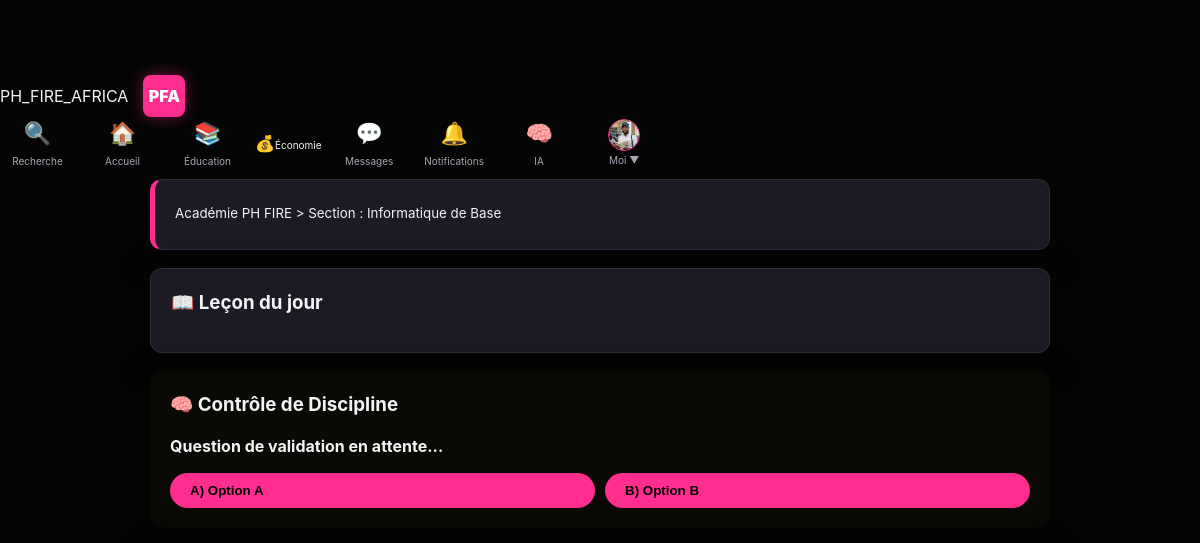
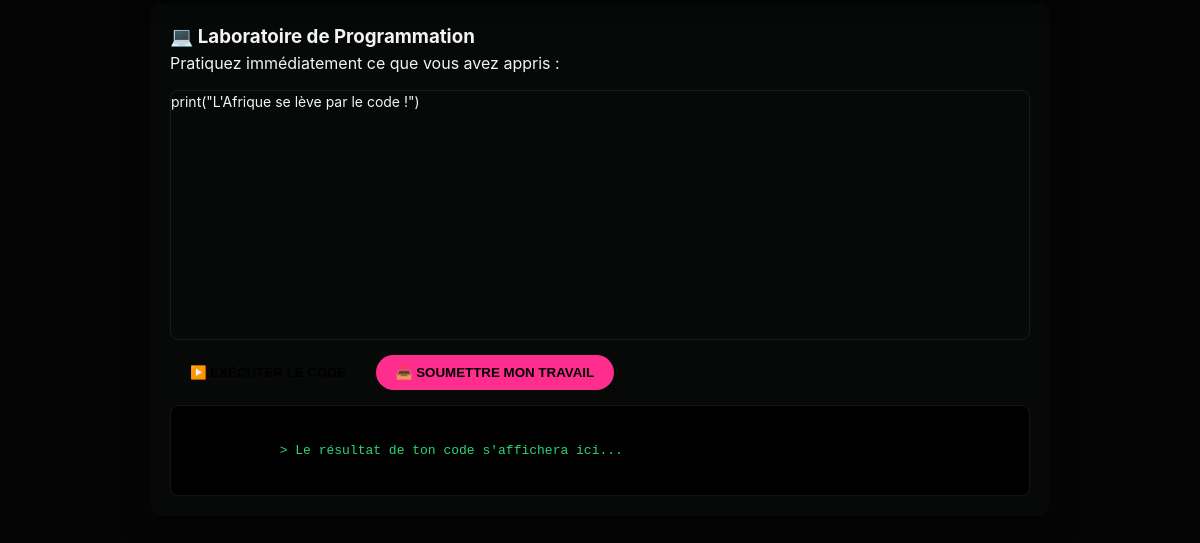
The page /academie/lecon/6 (signed in) on the database as committed earlier (2 pictures, top to bottom).
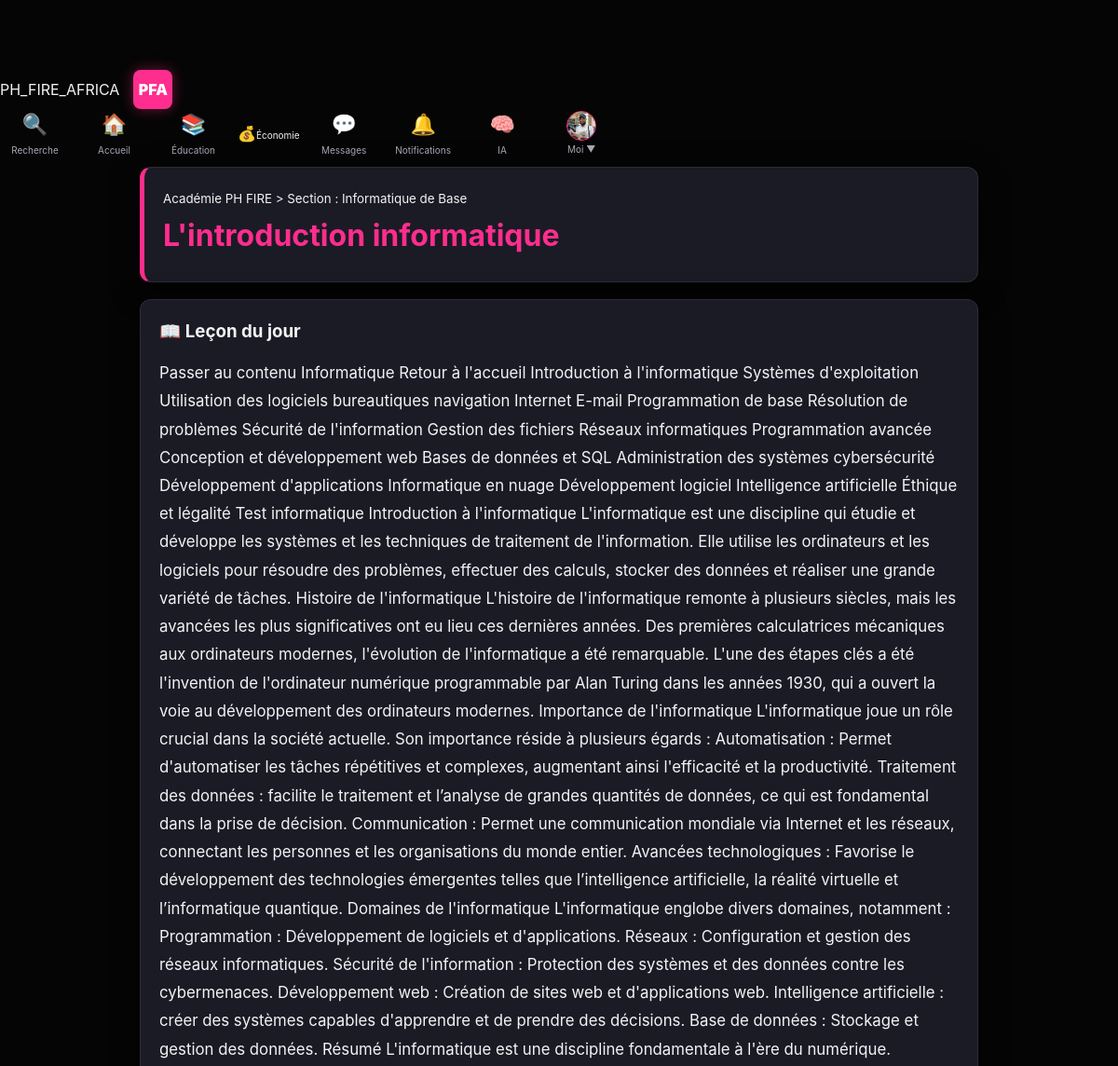
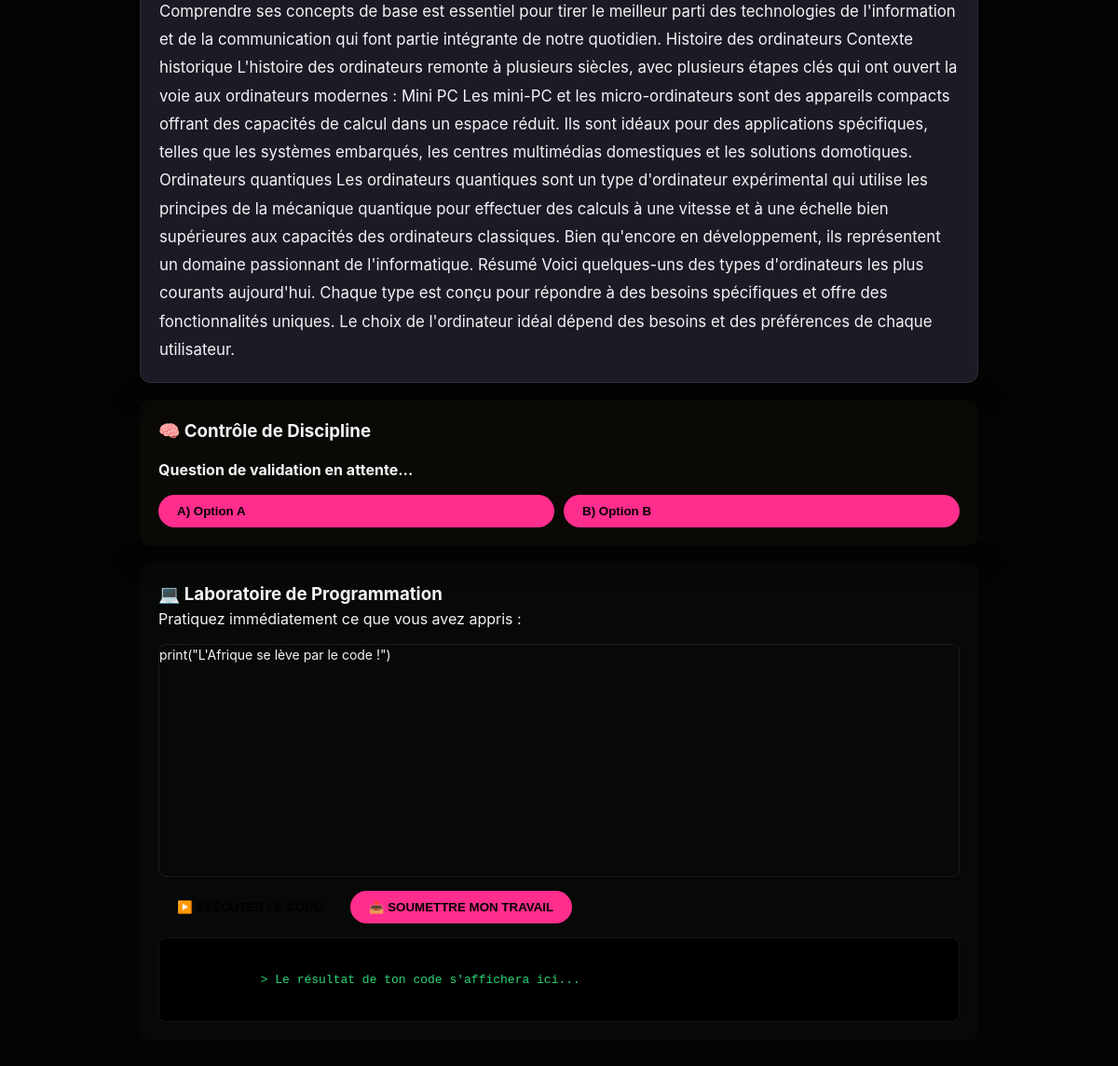
The same page on the database as committed later (2 pictures, top to bottom).
### tables this page shows
CREATE TABLE lessons (id INTEGER PRIMARY KEY AUTOINCREMENT, module_id INT REFERENCES modules(id), contenu TEXT, exercice_obligatoire BOOLEAN, titre TEXT, image_filename TEXT, video_filename TEXT);

### app.py (the view)
    @app.get("/academie/lecon/<int:l_id>")
    @login_required
    def academie_lecon(l_id):
        lecon = db_one("""
            SELECT l.*, m.curriculum_id, c.titre as cursus_titre, d.nom as domaine_nom
            FROM lessons l
            JOIN modules m ON l.module_id = m.id
            JOIN curriculums c ON m.curriculum_id = c.id
            JOIN domains d ON c.domain_id = d.id
            WHERE l.id=?""", (l_id,))
        return render_template("academie/lecon_view.html", lecon=lecon)

### templates/academie/lecon_view.html (shortened to what this page needs)
{% extends "base.html" %}
{% block content %}
<div class="main-content" style="display: block; max-width: 900px; margin: 0 auto;">
    <div class="card" style="display: flex; justify-content: space-between; align-items: center; border-left: 5px solid var(--accent);">
        <div>
            <small class="muted">Académie PH FIRE > Section : Informatique de Base</small>
            <h1 style="color: var(--accent); margin: 5px 0;">{{ lecon.titre }}</h1>
        </div>
    </div>
    <div class="card">
        <h3 style="display: flex; align-items: center; gap: 10px;">📖 Leçon du jour</h3>
        <div class="content" style="line-height: 1.8; margin-top: 15px; font-size: 1.05em; color: #f3f3f6;">
            {{ lecon.contenu | safe }}
        </div>
    </div>
    <div class="card" style="border: 1px solid var(--warn); background: rgba(255, 204, 0, 0.02);">
        <h3 style="color: var(--warn);">🧠 Contrôle de Discipline</h3>
        <p style="margin: 15px 0;"><b>{{ lecon.quiz_question if lecon.quiz_question else "Question de validation en attente..." }}</b></p>
        <div style="display: flex; gap: 10px; flex-wrap: wrap;">
            <button class="btn btn-ghost" onclick="verifierQuiz('A')" style="flex: 1; min-width: 200px; text-align: left;">
                A) {{ lecon.opt_a if lecon.opt_a else "Option A" }}
            </button>
            <button class="btn btn-ghost" onclick="verifierQuiz('B')" style="flex: 1; min-width: 200px; text-align: left;">
                B) {{ lecon.opt_b if lecon.opt_b else "Option B" }}
            </button>
        </div>
    </div>
    <div class="card" style="border: 1px solid var(--ok); background: rgba(43, 213, 118, 0.02);">
        <h3 style="color: var(--ok);">💻 Laboratoire de Programmation</h3>
        <p class="small muted">Pratiquez immédiatement ce que vous avez appris :</p>
        <div id="editor" style="height: 250px; width: 100%; border-radius: 8px; margin-top: 15px; font-size: 14px; border: 1px solid var(--border);">print("L'Afrique se lève par le code !")</div>
        <div style="margin-top: 15px; display: flex; gap: 10px;">
            <button class="btn" style="background: var(--ok); color: black;" onclick="runPython()">▶️ EXÉCUTER LE CODE</button>
            <button class="btn btn-ghost" onclick="validerTravail()">📤 SOUMETTRE MON TRAVAIL</button>
        </div>
        <div id="terminal-output" style="margin-top: 15px; background: #000; color: #2bd576; padding: 15px; border-radius: 8px; font-family: 'Courier New', monospace; min-height: 60px; border: 1px solid var(--border); white-space: pre-wrap; font-size: 13px;">
            > Le résultat de ton code s'affichera ici...
        </div>
    </div>
</div>
{% endblock %}

Rows that differ between the two databases and show on the page:
added lessons: titre "L'introduction informatique", contenu "Passer au contenu Informatique Retour à l'accueil Introduction à l'informatique Systèmes d'exploitation Utilisation des logiciels bureautiques navigation Internet E-mail Programmation de base Résolution de problèmes Sécurité de l'information Gestion des fichiers Réseaux informatiques Programmation avancée Conception et développement web Bases de données et SQL Administration des systèmes cybersécurité Développement d'applications Informatique en nuage Développement logiciel Intelligence artificielle Éthique et légalité Test informatique Introduction à l'informatique L'informatique est une discipline qui étudie et développe les systèmes et les techniques de traitement de l'information. Elle…"
